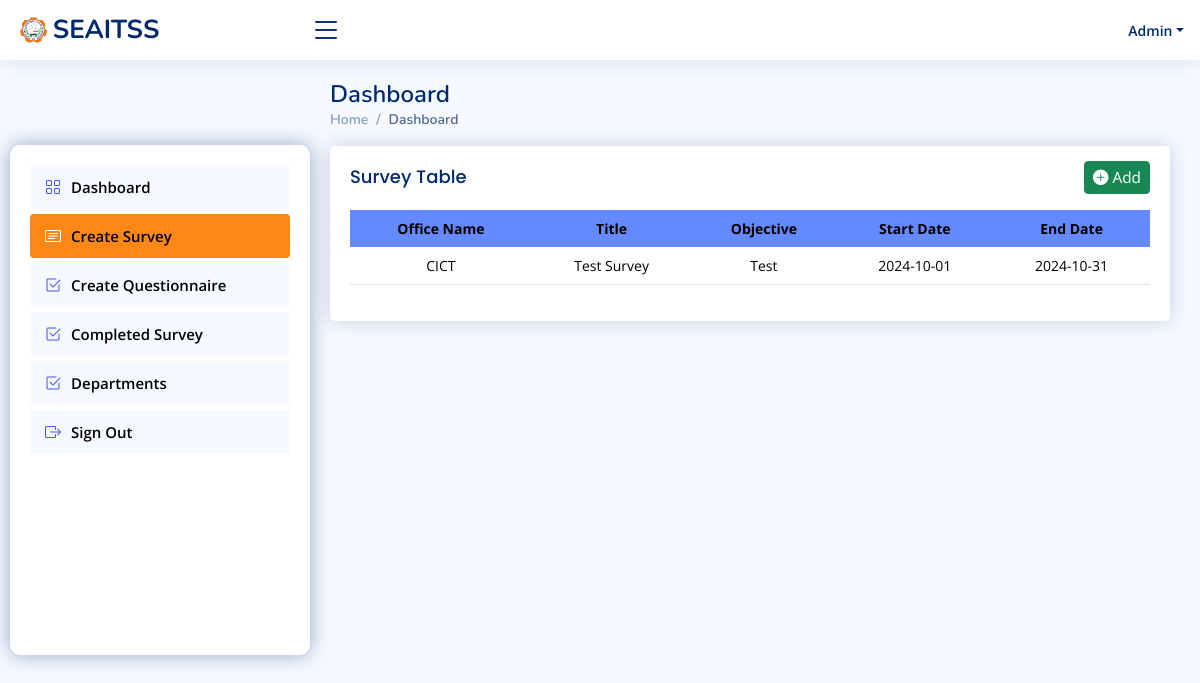
Before: /admin/new_create_form.php with the older database file.
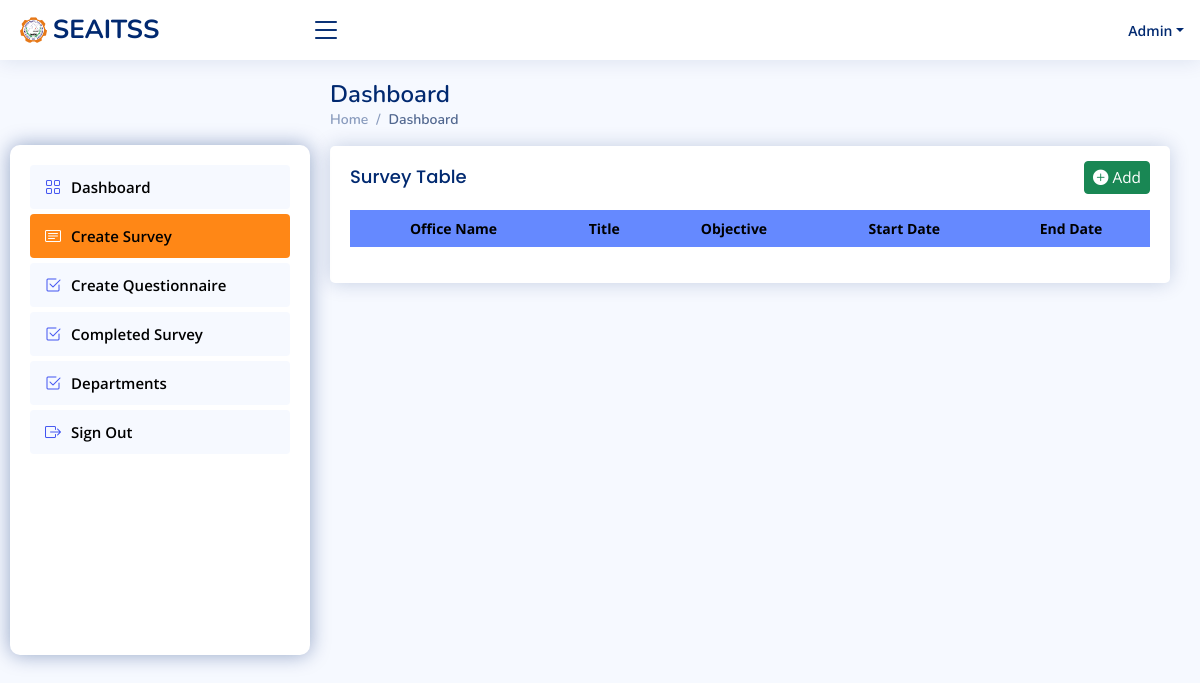
After: the same page with the newer database file.
### tables this page shows
CREATE TABLE IF NOT EXISTS `surveys` (
  `survey_id` int NOT NULL AUTO_INCREMENT,
  `office` varchar(100) DEFAULT NULL,
  `title` varchar(255) DEFAULT NULL,
  `objective` text,
  `is_anonymous` tinyint(1) DEFAULT '0',
  `is_published` tinyint(1) DEFAULT '0',
  `start_date` date DEFAULT NULL,
  `end_date` date DEFAULT NULL,
  `created_by` int DEFAULT NULL,
  `created_at` timestamp NULL DEFAULT CURRENT_TIMESTAMP,
  `updated_at` timestamp NULL DEFAULT CURRENT_TIMESTAMP ON UPDATE CURRENT_TIMESTAMP,
  `is_complete` int DEFAULT '0',
  PRIMARY KEY (`survey_id`),
  KEY `created_by` (`created_by`)
);

### admin/new_create_form.php (the view, shortened to what this page needs)
<?php
include 'includes/newheader.php';
mysqli_set_charset($conn, "utf8");
$surveytable = "SELECT * FROM surveys";
if ($stmt = mysqli_prepare($conn, $surveytable)) {
    mysqli_stmt_execute($stmt);
    $surveyresult = mysqli_stmt_get_result($stmt);
} else {
    echo "Failed to prepare statement: " . mysqli_error($conn);
}
?>
<link rel="stylesheet" href="../css/newhome.css">
<link rel="stylesheet" href="../css/new_create_form.css">
<body>
    <header id="header" class="header fixed-top d-flex align-items-center">
        <div class="d-flex align-items-center justify-content-between">
            <a href="index.html" class="logo d-flex align-items-center">
                <img src="assets/img/logo.png" alt="">
                <span class="d-none d-lg-block">SEAITSS</span>
            </a>
            <i class="bi bi-list toggle-sidebar-btn"></i>
        </div>
        <?php include 'includes/new-nav-top.php'; ?>
    </header>
    <?php include 'includes/newsidebar.php'; ?>
    <main id="main" class="main">
        <div class="pagetitle">
            <h1>Dashboard</h1>
            <nav>
                <ol class="breadcrumb">
                    <li class="breadcrumb-item"><a href="index.html">Home</a></li>
                    <li class="breadcrumb-item active">Dashboard</li>
                </ol>
            </nav>
        </div>
        <section class="section dashboard">
            <div class="row">
                <div class="col-lg-12">
                    <div class="col-12">
                        <div class="card recent-sales overflow-auto">
                            <div class="filter" style="margin-right: 20px;">
                                <button type="button" class="btn btn-success btn-sm" data-bs-toggle="modal"
                                    data-bs-target="#createSurveyModal" style="font-size: 1.1em;"><i
                                        class="bi bi-plus-circle-fill"></i>
                                    Add</button>
                            </div>
                            <div class="card-body">
                                <h5 class="card-title">Survey Table</h5>
                                <table id="surveyTable" class="table datatable" style="width:100%">
                                    <thead>
                                        <tr>
                                            <th scope="col">Office Name</th>
                                            <th scope="col">Title</th>
                                            <th scope="col">Objective</th>
                                            <th scope="col">Start Date</th>
                                            <th scope="col">End Date</th>
                                        </tr>
                                    </thead>
                                    <tbody>
                                        <?php while ($surveyrow = mysqli_fetch_assoc($surveyresult)) { ?>
                                            <tr>
                                                <td><?php echo htmlspecialchars($surveyrow['office'], ENT_QUOTES, 'UTF-8'); ?>
                                                </td>
                                                <td><?php echo htmlspecialchars($surveyrow['title'], ENT_QUOTES, 'UTF-8'); ?>
                                                </td>
                                                <td><?php echo htmlspecialchars($surveyrow['objective'], ENT_QUOTES, 'UTF-8'); ?>
                                                </td>
                                                <td><?php echo htmlspecialchars($surveyrow['start_date'], ENT_QUOTES, 'UTF-8'); ?>
                                                </td>
                                                <td><?php echo htmlspecialchars($surveyrow['end_date'], ENT_QUOTES, 'UTF-8'); ?>
                                                </td>
                                            </tr>
                                        <?php } ?>
                                    </tbody>
                                </table>
                            </div>
                        </div>
                    </div>
                </div>
            </div>
        </section>
    </main>
</body>
</html>

Changed rows visible on the page:
removed surveys: office "CICT", title "Test Survey", objective "Test", start_date "2024-10-01", end_date "2024-10-31"
